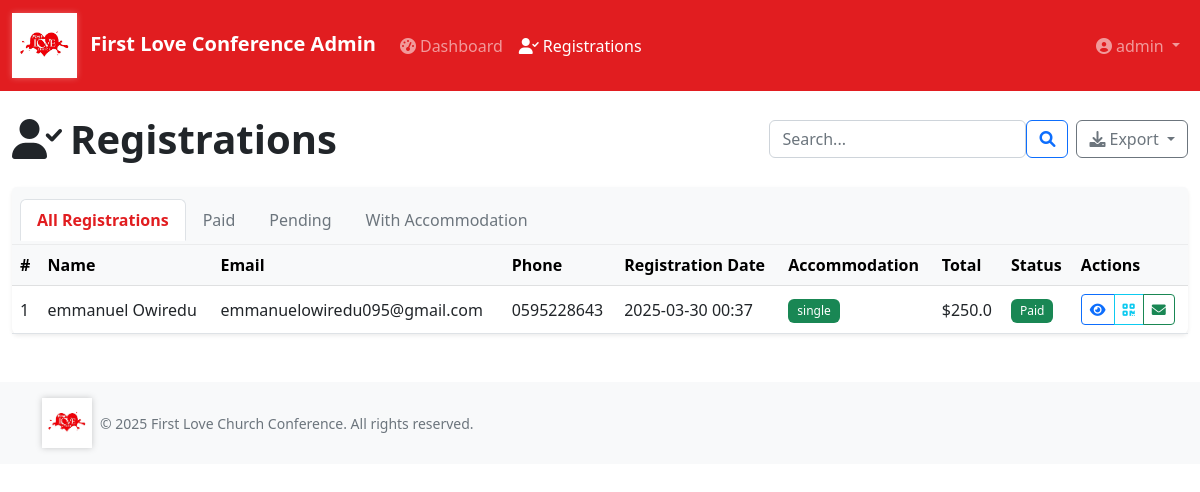
/admin/registrations (signed in), run on the app's committed database.
### models.py (models this page shows, shortened)
class Admin(UserMixin, db.Model):
    id = db.Column(db.Integer, primary_key=True)
    username = db.Column(db.String(50), unique=True, nullable=False)
    email = db.Column(db.String(100), unique=True, nullable=False)
    password_hash = db.Column(db.String(256), nullable=False)
    created_at = db.Column(db.DateTime, default=datetime.utcnow)
    last_login = db.Column(db.DateTime, nullable=True)

class Registration(db.Model):
    id = db.Column(db.Integer, primary_key=True)
    registration_id = db.Column(db.String(36), unique=True, default=lambda: str(uuid.uuid4()))
    name = db.Column(db.String(100), nullable=False)
    email = db.Column(db.String(100), nullable=False)
    phone = db.Column(db.String(20), nullable=False)
    address = db.Column(db.Text, nullable=True)
    city = db.Column(db.String(50), nullable=True)
    zip_code = db.Column(db.String(20), nullable=True)
    church = db.Column(db.String(100), nullable=True)
    dietary_restrictions = db.Column(db.String(200), nullable=True)
    special_needs = db.Column(db.Text, nullable=True)
    referral = db.Column(db.String(50), nullable=True)
    created_at = db.Column(db.DateTime, default=datetime.utcnow)
    needs_accommodation = db.Column(db.Boolean, default=False)
    room_type = db.Column(db.String(20), nullable=True)
    nights = db.Column(db.Integer, nullable=True)
    room_price = db.Column(db.Float, nullable=True)
    registration_fee = db.Column(db.Float, default=50.0)  # $50 registration fee
    total_paid = db.Column(db.Float, nullable=True)
    payment_method = db.Column(db.String(20), nullable=True)
    payment_id = db.Column(db.String(100), nullable=True)
    payment_date = db.Column(db.DateTime, nullable=True)
    payment_status = db.Column(db.String(20), default='pending')  # pending, paid, failed, refunded
    confirmation_sent = db.Column(db.Boolean, default=False)
    confirmation_date = db.Column(db.DateTime, nullable=True)
    qr_code = db.Column(db.String(255), nullable=True)
    admin_notes = db.Column(db.Text, nullable=True)
    @property
    def total_accommodation_cost(self):
        if not self.needs_accommodation or not self.room_price or not self.nights:
            return 0
        return self.room_price * self.nights
    @property
    def total_cost(self):
        return self.registration_fee + self.total_accommodation_cost

### app.py (the view)
@app.route('/admin/registrations')
@login_required
def admin_registrations():
    page = request.args.get('page', 1, type=int)
    per_page = 20
    status = request.args.get('status')
    accommodation = request.args.get('accommodation')
    query = Registration.query
    if status:
        query = query.filter_by(payment_status=status)
    if accommodation == 'true':
        query = query.filter_by(needs_accommodation=True)
    registrations = query.order_by(Registration.created_at.desc()).paginate(page=page, per_page=per_page)
    return render_template('admin/registrations.html', registrations=registrations)

### app.py (called while the page is built)
@login_manager.user_loader
def load_user(user_id):
    return Admin.query.get(int(user_id))

### templates/admin/registrations.html (shortened to what this page needs)
{% extends 'admin/admin_base.html' %}
{% block content %}
<div class="d-flex justify-content-between align-items-center mb-4">
    <h1 class="mb-0"><i class="fas fa-user-check me-2"></i>Registrations</h1>
    <div class="d-flex">
        <form class="d-flex me-2" action="{{ url_for('admin_search') }}" method="get">
            <input type="text" name="query" class="form-control" placeholder="Search..." aria-label="Search">
            <button class="btn btn-outline-primary" type="submit">
                <i class="fas fa-search"></i>
            </button>
        </form>
        <div class="dropdown">
            <button class="btn btn-outline-secondary dropdown-toggle" type="button" id="exportDropdown" data-bs-toggle="dropdown" aria-expanded="false">
                <i class="fas fa-download me-1"></i>Export
            </button>
        </div>
    </div>
</div>
<div class="card shadow-sm">
    <div class="card-header bg-light">
        <ul class="nav nav-tabs card-header-tabs">
            <li class="nav-item">
                <a class="nav-link {% if not request.args.get('status') %}active{% endif %}" href="{{ url_for('admin_registrations') }}">All Registrations</a>
            </li>
            <li class="nav-item">
                <a class="nav-link {% if request.args.get('status') == 'paid' %}active{% endif %}" href="{{ url_for('admin_registrations') }}?status=paid">Paid</a>
            </li>
            <li class="nav-item">
                <a class="nav-link {% if request.args.get('status') == 'pending' %}active{% endif %}" href="{{ url_for('admin_registrations') }}?status=pending">Pending</a>
            </li>
            <li class="nav-item">
                <a class="nav-link {% if request.args.get('accommodation') == 'true' %}active{% endif %}" href="{{ url_for('admin_registrations') }}?accommodation=true">With Accommodation</a>
            </li>
        </ul>
    </div>
    <div class="card-body p-0">
        <div class="table-responsive">
            <table class="table table-hover align-middle mb-0">
                <thead class="table-light">
                    <tr>
                        <th>#</th>
                        <th>Name</th>
                        <th>Email</th>
                        <th>Phone</th>
                        <th>Registration Date</th>
                        <th>Accommodation</th>
                        <th>Total</th>
                        <th>Status</th>
                        <th>Actions</th>
                    </tr>
                </thead>
                <tbody>
                    {% for registration in registrations.items %}
                    <tr>
                        <td>{{ loop.index + ((registrations.page - 1) * registrations.per_page) }}</td>
                        <td>{{ registration.name }}</td>
                        <td>{{ registration.email }}</td>
                        <td>{{ registration.phone }}</td>
                        <td>{{ registration.created_at.strftime('%Y-%m-%d %H:%M') }}</td>
                        <td>
                            {% if registration.needs_accommodation %}
                            <span class="badge bg-success">{{ registration.room_type }}</span>
                            {% else %}
                            <span class="badge bg-secondary">No</span>
                            {% endif %}
                        </td>
                        <td>${{ registration.total_cost }}</td>
                        <td>
                            {% if registration.payment_status == 'paid' %}
                            <span class="badge bg-success">Paid</span>
                            {% elif registration.payment_status == 'pending' %}
                            <span class="badge bg-warning text-dark">Pending</span>
                            {% else %}
                            <span class="badge bg-danger">{{ registration.payment_status }}</span>
                            {% endif %}
                        </td>
                        <td>
                            <div class="btn-group">
                                <a href="{{ url_for('admin_registration_detail', registration_id=registration.registration_id) }}" class="btn btn-sm btn-outline-primary">
                                    <i class="fas fa-eye"></i>
                                </a>
                                <a href="{{ url_for('get_qrcode', registration_id=registration.registration_id) }}" class="btn btn-sm btn-outline-info" target="_blank">
                                    <i class="fas fa-qrcode"></i>
                                </a>
                                <button type="button" class="btn btn-sm btn-outline-success send-email-btn" data-email="{{ registration.email }}" data-id="{{ registration.id }}">
                                    <i class="fas fa-envelope"></i>
                                </button>
                            </div>
                        </td>
                    </tr>
                    {% else %}
                    <tr>
                        <td colspan="9" class="text-center py-4">No registrations found.</td>
                    </tr>
                    {% endfor %}
                </tbody>
            </table>
        </div>
    </div>
</div>
{% endblock %}

### templates/admin/admin_base.html (shortened to what this page needs)
<!DOCTYPE html>
<html lang="en">
<head>
    <link href="https://cdn.jsdelivr.net/npm/bootstrap@5.2.3/dist/css/bootstrap.min.css" rel="stylesheet">
    <link rel="stylesheet" href="https://cdnjs.cloudflare.com/ajax/libs/font-awesome/6.0.0/css/all.min.css">
    <link rel="stylesheet" href="{{ url_for('static', filename='css/admin.css') }}">
</head>
<body>
    <nav class="navbar navbar-expand-lg navbar-dark" style="background-color: #e11d20;">
        <div class="container-fluid">
            <a class="navbar-brand" href="{{ url_for('admin_dashboard') }}">
                <img src="{{ url_for('static', filename='images/first_love_logo.png') }}" alt="First Love Church Logo" height="65" class="me-2" style="filter: drop-shadow(0px 0px 3px rgba(255,255,255,0.3));">
                First Love Conference Admin
            </a>
            <div class="collapse navbar-collapse" id="navbarNav">
                <ul class="navbar-nav">
                    <li class="nav-item">
                        <a class="nav-link {% if request.endpoint == 'admin_dashboard' %}active{% endif %}" href="{{ url_for('admin_dashboard') }}">
                            <i class="fas fa-tachometer-alt me-1"></i>Dashboard
                        </a>
                    </li>
                    <li class="nav-item">
                        <a class="nav-link {% if request.endpoint == 'admin_registrations' %}active{% endif %}" href="{{ url_for('admin_registrations') }}">
                            <i class="fas fa-user-check me-1"></i>Registrations
                        </a>
                    </li>
                </ul>
                <ul class="navbar-nav ms-auto">
                    <li class="nav-item dropdown">
                        {% if current_user.is_authenticated %}
                        <a class="nav-link dropdown-toggle" href="#" role="button" data-bs-toggle="dropdown">
                            <i class="fas fa-user-circle me-1"></i>{{ current_user.username }}
                        </a>
                        {% endif %}
                    </li>
                </ul>
            </div>
        </div>
    </nav>
    <div class="container-fluid mt-4 mb-5">
        <div class="content-wrapper">
            {% block content %}{% endblock %}
        </div>
    </div>
    <footer class="footer mt-auto py-3 bg-light">
        <div class="container">
            <div class="d-flex align-items-center">
                <img src="{{ url_for('static', filename='images/first_love_logo.png') }}" alt="First Love Church Logo" height="50" class="me-2" style="filter: drop-shadow(0px 0px 3px rgba(0,0,0,0.2));">
                <span class="text-muted">© 2025 First Love Church Conference. All rights reserved.</span>
            </div>
        </div>
    </footer>
</body>
</html>

### static/css/admin.css (style rules this page uses)
.content-wrapper { margin-bottom: 2rem; }
.card { border: none; margin-bottom: 1.5rem; box-shadow: 0 0.125rem 0.25rem rgba(0,0,0,0.075); }
.card-header { background-color: #f8f9fa; border-bottom: 1px solid rgba(0,0,0,0.05); padding: 0.75rem 1rem; }
.table th { font-weight: 600; white-space: nowrap; }
.table td { vertical-align: middle; }
.btn-group .btn { padding: 0.25rem 0.5rem; }
.badge { padding: 0.5em 0.75em; font-weight: 500; }
.navbar-brand { font-weight: 600; }
.nav-tabs .nav-link { padding: 0.5rem 1rem; color: #6c757d; }
.nav-tabs .nav-link.active { font-weight: 600; color: #e11d20; }
.footer { font-size: 0.875rem; }
h1 { font-weight: 600; color: #212529; }

### data on the page
Admin: username "admin"
Registration: name "emmanuel Owiredu", email "emmanuelowiredu095@gmail.com", phone "0595228643", created_at "2025-03-30 00:37", room_type "single", total_cost "250.0", payment_status "Paid"
